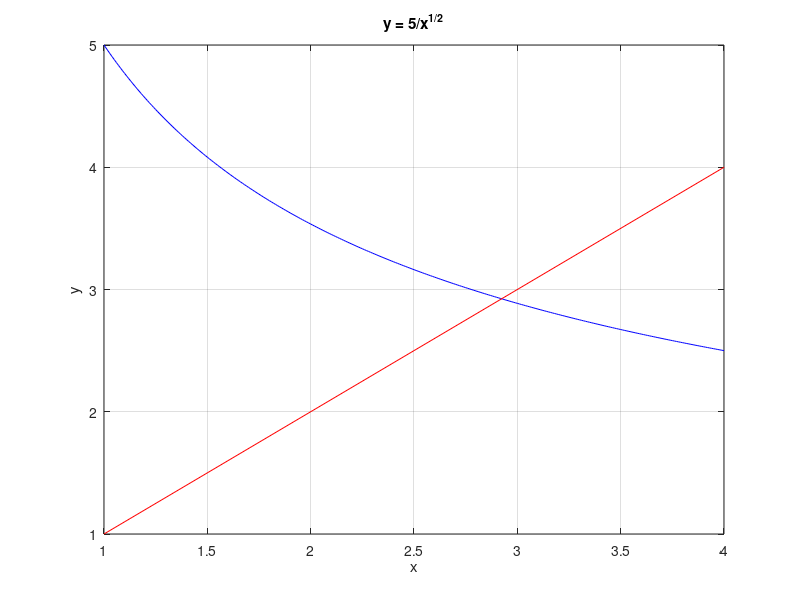

Source code (MATLAB): (Note: this script raises an error after producing the figure.)
g = @(x) 5./sqrt(x);

clf
x = 1:0.01:4;
y = g(x);
plot(x,y,'b')
grid on
hold on

plot([1,4],[1,4],'r')
xlabel('x')
ylabel('y')
title('y = 5/x^{1/2}')

K = 5/2^(5/2)
b = -(1/log(K))*log(10^5*abs(3-5/sqrt(2))/(1-K))
n = ceil(b)

y = fixedpoint(g,3,10^(-5),100)
